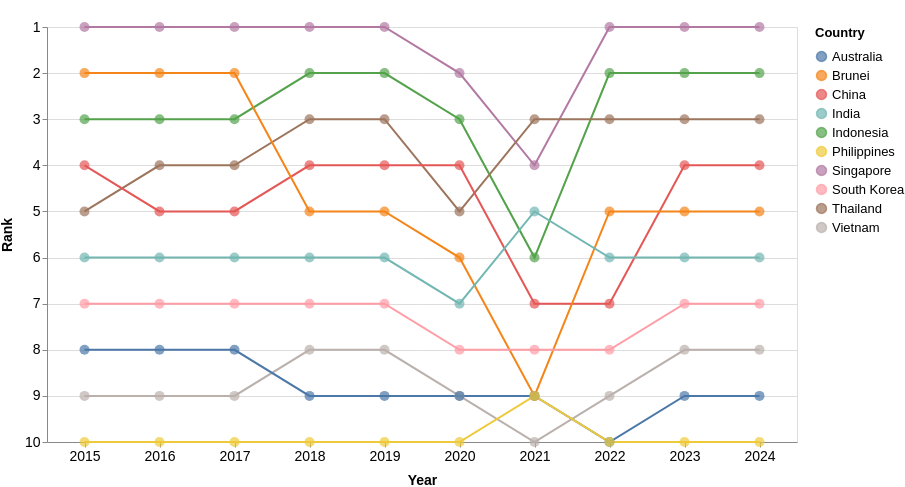

Vega-Lite specification for this chart:
### Vega-Lite specification from a JSON file in a GitHub repository (floating-point values rounded to 4 significant figures)
{"$schema": "https://vega.github.io/schema/vega-lite/v5.json", "width": 750, "height": 415, "data": {"values": [{"Country": "Singapore", "year": 2024, "Visitors": 4276007, "rank": 1}, {"Country": "Singapore", "year": 2023, "Visitors": 8308230, "rank": 1}, {"Country": "Singapore", "year": 2022, "Visitors": 5222991, "rank": 1}, {"Country": "Singapore", "year": 2021, "Visitors": 16308, "rank": 4}, {"Country": "Singapore", "year": 2020, "Visitors": 1545255, "rank": 2}, {"Country": "Singapore", "year": 2019, "Visitors": 10163882, "rank": 1}, {"Country": "Singapore", "year": 2018, "Visitors": 10615986, "rank": 1}, {"Country": "Singapore", "year": 2017, "Visitors": 12441713, "rank": 1}, {"Country": "Singapore", "year": 2016, "Visitors": 13272961, "rank": 1}, {"Country": "Singapore", "year": 2015, "Visitors": 12930754, "rank": 1}, {"Country": "Indonesia", "year": 2024, "Visitors": 1786630, "rank": 2}, {"Country": "Indonesia", "year": 2023, "Visitors": 3108165, "rank": 2}, {"Country": "Indonesia", "year": 2022, "Visitors": 1481739, "rank": 2}, {"Country": "Indonesia", "year": 2021, "Visitors": 11025, "rank": 6}, {"Country": "Indonesia", "year": 2020, "Visitors": 711723, "rank": 3}, {"Country": "Indonesia", "year": 2019, "Visitors": 3623277, "rank": 2}, {"Country": "Indonesia", "year": 2018, "Visitors": 3277689, "rank": 2}, {"Country": "Indonesia", "year": 2017, "Visitors": 2796570, "rank": 3}, {"Country": "Indonesia", "year": 2016, "Visitors": 3049964, "rank": 3}, {"Country": "Indonesia", "year": 2015, "Visitors": 2788033, "rank": 3}, {"Country": "Thailand", "year": 2024, "Visitors": 813783, "rank": 3}, {"Country": "Thailand", "year": 2023, "Visitors": 1551282, "rank": 3}, {"Country": "Thailand", "year": 2022, "Visitors": 715528, "rank": 3}, {"Country": "Thailand", "year": 2021, "Visitors": 59607, "rank": 3}, {"Country": "Thailand", "year": 2020, "Visitors": 394413, "rank": 5}, {"Country": "Thailand", "year": 2019, "Visitors": 1884306, "rank": 3}, {"Country": "Thailand", "year": 2018, "Visitors": 1914692, "rank": 3}, {"Country": "Thailand", "year": 2017, "Visitors": 1836522, "rank": 4}, {"Country": "Thailand", "year": 2016, "Visitors": 1780800, "rank": 4}, {"Country": "Thailand", "year": 2015, "Visitors": 1343569, "rank": 5}, {"Country": "China", "year": 2024, "Visitors": 1449711, "rank": 4}, {"Country": "China", "year": 2023, "Visitors": 1474114, "rank": 4}, {"Country": "China", "year": 2022, "Visitors": 211363, "rank": 7}, {"Country": "China", "year": 2021, "Visitors": 7701, "rank": 7}, {"Country": "China", "year": 2020, "Visitors": 405149, "rank": 4}, {"Country": "China", "year": 2019, "Visitors": 3114257, "rank": 4}, {"Country": "China", "year": 2018, "Visitors": 2944133, "rank": 4}, {"Country": "China", "year": 2017, "Visitors": 2281666, "rank": 5}, {"Country": "China", "year": 2016, "Visitors": 2124942, "rank": 5}, {"Country": "China", "year": 2015, "Visitors": 1677163, "rank": 4}, {"Country": "Brunei", "year": 2024, "Visitors": 565999, "rank": 5}, {"Country": "Brunei", "year": 2023, "Visitors": 811833, "rank": 5}, {"Country": "Brunei", "year": 2022, "Visitors": 301757, "rank": 5}, {"Country": "Brunei", "year": 2021, "Visitors": 773, "rank": 9}, {"Country": "Brunei", "year": 2020, "Visitors": 136020, "rank": 6}, {"Country": "Brunei", "year": 2019, "Visitors": 1216123, "rank": 5}, {"Country": "Brunei", "year": 2018, "Visitors": 1382031, "rank": 5}, {"Country": "Brunei", "year": 2017, "Visitors": 1660506, "rank": 2}, {"Country": "Brunei", "year": 2016, "Visitors": 1391016, "rank": 2}, {"Country": "Brunei", "year": 2015, "Visitors": 1133555, "rank": 2}, {"Country": "India", "year": 2024, "Visitors": 537493, "rank": 6}, {"Country": "India", "year": 2023, "Visitors": 671846, "rank": 6}, {"Country": "India", "year": 2022, "Visitors": 324548, "rank": 6}, {"Country": "India", "year": 2021, "Visitors": 3916, "rank": 5}, {"Country": "India", "year": 2020, "Visitors": 155883, "rank": 7}, {"Country": "India", "year": 2019, "Visitors": 735309, "rank": 6}, {"Country": "India", "year": 2018, "Visitors": 600311, "rank": 6}, {"Country": "India", "year": 2017, "Visitors": 552739, "rank": 6}, {"Country": "India", "year": 2016, "Visitors": 638578, "rank": 6}, {"Country": "India", "year": 2015, "Visitors": 722141, "rank": 6}, {"Country": "South Korea", "year": 2024, "Visitors": 232711, "rank": 7}, {"Country": "South Korea", "year": 2023, "Visitors": 400853, "rank": 7}, {"Country": "South Korea", "year": 2022, "Visitors": 146384, "rank": 8}, {"Country": "South Korea", "year": 2021, "Visitors": 3028, "rank": 8}, {"Country": "South Korea", "year": 2020, "Visitors": 119750, "rank": 8}, {"Country": "South Korea", "year": 2019, "Visitors": 673065, "rank": 7}, {"Country": "South Korea", "year": 2018, "Visitors": 616783, "rank": 7}, {"Country": "South Korea", "year": 2017, "Visitors": 484528, "rank": 7}, {"Country": "South Korea", "year": 2016, "Visitors": 444439, "rank": 7}, {"Country": "South Korea", "year": 2015, "Visitors": 421161, "rank": 7}, {"Country": "Vietnam", "year": 2024, "Visitors": 137344, "rank": 8}, {"Country": "Vietnam", "year": 2023, "Visitors": 286083, "rank": 8}, {"Country": "Vietnam", "year": 2022, "Visitors": 123931, "rank": 9}, {"Country": "Vietnam", "year": 2021, "Visitors": 14136, "rank": 10}, {"Country": "Vietnam", "year": 2020, "Visitors": 71622, "rank": 9}, {"Country": "Vietnam", "year": 2019, "Visitors": 892716, "rank": 8}, {"Country": "Vietnam", "year": 2018, "Visitors": 786327, "rank": 8}, {"Country": "Vietnam", "year": 2017, "Visitors": 638135, "rank": 9}, {"Country": "Vietnam", "year": 2016, "Visitors": 703737, "rank": 9}, {"Country": "Vietnam", "year": 2015, "Visitors": 646891, "rank": 9}, {"Country": "Australia", "year": 2024, "Visitors": 159318, "rank": 9}, {"Country": "Australia", "year": 2023, "Visitors": 276477, "rank": 9}, {"Country": "Australia", "year": 2022, "Visitors": 118598, "rank": 10}, {"Country": "Australia", "year": 2021, "Visitors": 33451, "rank": 9}, {"Country": "Australia", "year": 2020, "Visitors": 195146, "rank": 9}, {"Country": "Australia", "year": 2019, "Visitors": 1282782, "rank": 9}, {"Country": "Australia", "year": 2018, "Visitors": 1034871, "rank": 9}, {"Country": "Australia", "year": 2017, "Visitors": 899202, "rank": 8}, {"Country": "Australia", "year": 2016, "Visitors": 737115, "rank": 8}, {"Country": "Australia", "year": 2015, "Visitors": 714047, "rank": 8}, {"Country": "Philippines", "year": 2024, "Visitors": 60100, "rank": 10}, {"Country": "Philippines", "year": 2023, "Visitors": 137781, "rank": 10}, {"Country": "Philippines", "year": 2022, "Visitors": 86462, "rank": 10}, {"Country": "Philippines", "year": 2021, "Visitors": 10229, "rank": 9}, {"Country": "Philippines", "year": 2020, "Visitors": 53889, "rank": 10}, {"Country": "Philippines", "year": 2019, "Visitors": 1114257, "rank": 10}, {"Country": "Philippines", "year": 2018, "Visitors": 1167375, "rank": 10}, {"Country": "Philippines", "year": 2017, "Visitors": 1066461, "rank": 10}, {"Country": "Philippines", "year": 2016, "Visitors": 1029488, "rank": 10}, {"Country": "Philippines", "year": 2015, "Visitors": 957408, "rank": 10}]}, "layer": [{"mark": "line", "encoding": {"x": {"field": "year", "type": "ordinal", "title": "Year", "axis": {"labelAngle": 0}}, "y": {"field": "rank", "type": "quantitative", "axis": {"labelAngle": 0}, "title": "Rank", "scale": {"domain": [1, 10], "reverse": true}}, "color": {"field": "Country", "type": "nominal", "title": "Country"}}}, {"mark": {"type": "point", "filled": true, "size": 100}, "encoding": {"x": {"field": "year", "type": "ordinal", "title": "Year"}, "y": {"field": "rank", "type": "quantitative", "title": "Rank", "scale": {"domain": [1, 10], "reverse": true}}, "color": {"field": "Country", "type": "nominal", "title": "Country"}, "tooltip": [{"field": "Country", "type": "nominal", "title": "Country"}, {"field": "year", "type": "ordinal", "title": "Year"}, {"field": "Visitors", "type": "quantitative", "title": "Number of Visitors", "format": ",d"}, {"field": "rank", "type": "quantitative", "title": "Rank"}]}}], "config": {"legend": {"titleFontSize": 13, "titlePadding": 10, "labelFontSize": 13}, "axis": {"titleFontSize": 14, "titlePadding": 10, "labelFontSize": 14}}, "padding": {"top": 20}}
